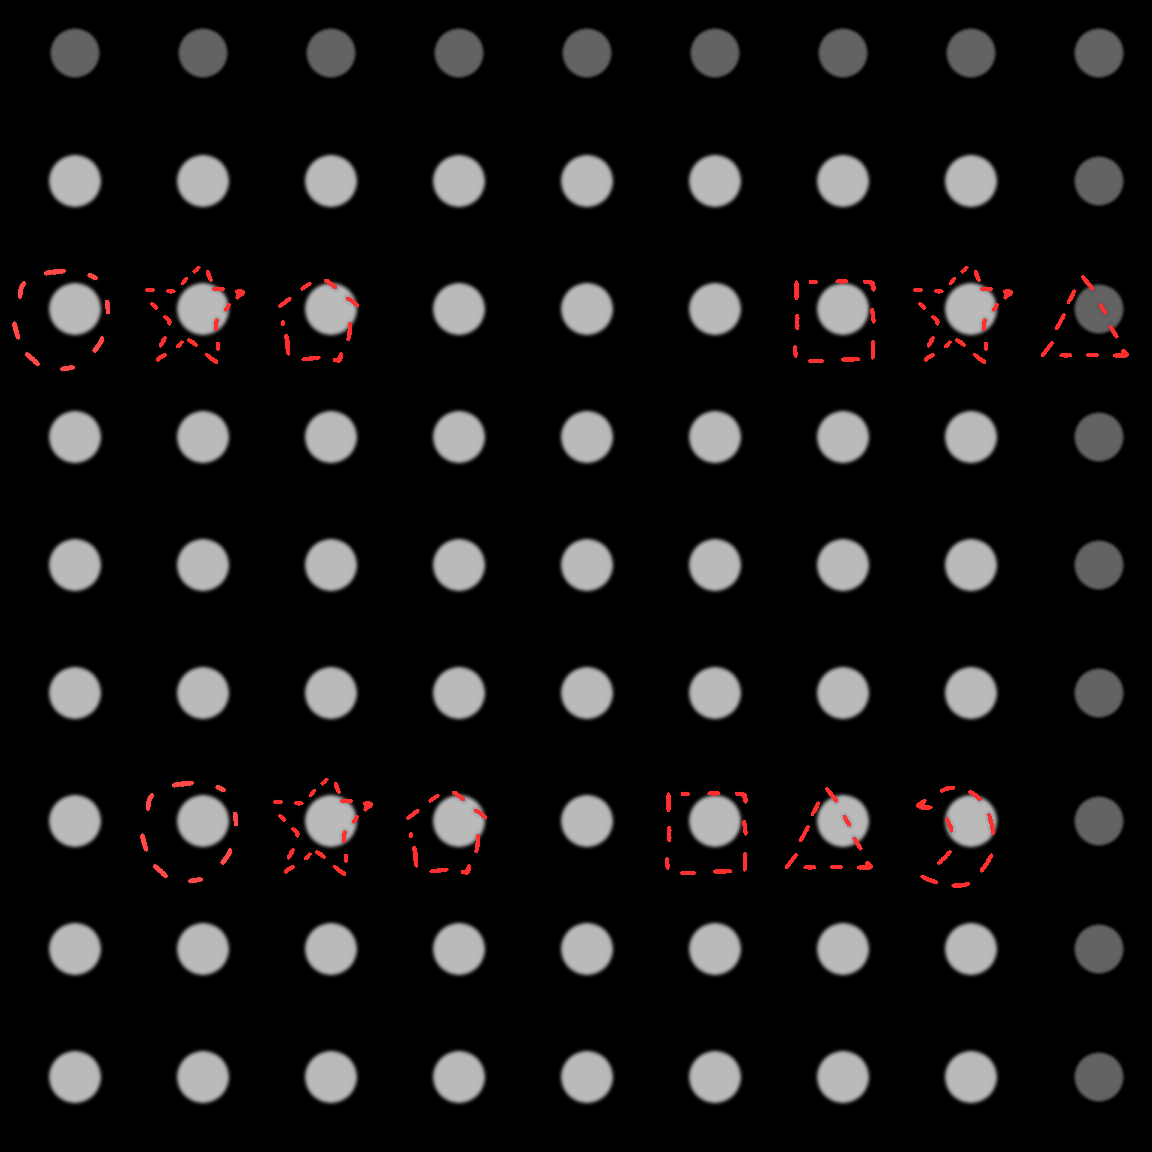

This is a level from a 2D game, rendered from its Tiled map with the project's own tilesets. A one-line summary and the complete map file follow:
An orthogonal 9x9 tile map with 128x128 px tiles, 2 tile layers (Map, Teleports), 3 tilesets.

<map version="1.0" orientation="orthogonal" width="9" height="9" tilewidth="128" tileheight="128">
 <tileset firstgid="1" source="Teleports.tsx" />
 <tileset firstgid="7" source="Tiles.tsx" />
 <tileset firstgid="31" source="Border.tsx" />
 <layer name="Map" width="9" height="9">
  <data>
   <tile gid="22" />
   <tile gid="23" />
   <tile gid="23" />
   <tile gid="23" />
   <tile gid="23" />
   <tile gid="23" />
   <tile gid="23" />
   <tile gid="23" />
   <tile gid="21" />
   <tile gid="24" />
   <tile gid="27" />
   <tile gid="23" />
   <tile gid="28" />
   <tile gid="10" />
   <tile gid="30" />
   <tile gid="23" />
   <tile gid="27" />
   <tile gid="26" />
   <tile gid="24" />
   <tile gid="10" />
   <tile gid="10" />
   <tile gid="24" />
   <tile gid="10" />
   <tile gid="10" />
   <tile gid="24" />
   <tile gid="10" />
   <tile gid="26" />
   <tile gid="24" />
   <tile gid="29" />
   <tile gid="25" />
   <tile gid="28" />
   <tile gid="10" />
   <tile gid="30" />
   <tile gid="10" />
   <tile gid="29" />
   <tile gid="26" />
   <tile gid="24" />
   <tile gid="24" />
   <tile gid="10" />
   <tile gid="10" />
   <tile gid="25" />
   <tile gid="10" />
   <tile gid="23" />
   <tile gid="26" />
   <tile gid="26" />
   <tile gid="24" />
   <tile gid="28" />
   <tile gid="10" />
   <tile gid="30" />
   <tile gid="10" />
   <tile gid="28" />
   <tile gid="10" />
   <tile gid="30" />
   <tile gid="26" />
   <tile gid="15" />
   <tile gid="9" />
   <tile gid="25" />
   <tile gid="26" />
   <tile gid="9" />
   <tile gid="24" />
   <tile gid="25" />
   <tile gid="26" />
   <tile gid="26" />
   <tile gid="24" />
   <tile gid="27" />
   <tile gid="10" />
   <tile gid="27" />
   <tile gid="10" />
   <tile gid="27" />
   <tile gid="10" />
   <tile gid="27" />
   <tile gid="26" />
   <tile gid="19" />
   <tile gid="25" />
   <tile gid="25" />
   <tile gid="25" />
   <tile gid="25" />
   <tile gid="25" />
   <tile gid="25" />
   <tile gid="25" />
   <tile gid="20" />
  </data>
 </layer>
 <layer name="Teleports" width="9" height="9">
  <data>
   <tile gid="0" />
   <tile gid="0" />
   <tile gid="0" />
   <tile gid="0" />
   <tile gid="0" />
   <tile gid="0" />
   <tile gid="0" />
   <tile gid="0" />
   <tile gid="0" />
   <tile gid="0" />
   <tile gid="0" />
   <tile gid="0" />
   <tile gid="0" />
   <tile gid="0" />
   <tile gid="0" />
   <tile gid="0" />
   <tile gid="0" />
   <tile gid="0" />
   <tile gid="1" />
   <tile gid="5" />
   <tile gid="3" />
   <tile gid="0" />
   <tile gid="0" />
   <tile gid="0" />
   <tile gid="4" />
   <tile gid="5" />
   <tile gid="6" />
   <tile gid="0" />
   <tile gid="0" />
   <tile gid="0" />
   <tile gid="0" />
   <tile gid="0" />
   <tile gid="0" />
   <tile gid="0" />
   <tile gid="0" />
   <tile gid="0" />
   <tile gid="0" />
   <tile gid="0" />
   <tile gid="0" />
   <tile gid="0" />
   <tile gid="0" />
   <tile gid="0" />
   <tile gid="0" />
   <tile gid="0" />
   <tile gid="0" />
   <tile gid="0" />
   <tile gid="0" />
   <tile gid="0" />
   <tile gid="0" />
   <tile gid="0" />
   <tile gid="0" />
   <tile gid="0" />
   <tile gid="0" />
   <tile gid="0" />
   <tile gid="0" />
   <tile gid="1" />
   <tile gid="5" />
   <tile gid="3" />
   <tile gid="0" />
   <tile gid="4" />
   <tile gid="6" />
   <tile gid="2" />
   <tile gid="0" />
   <tile gid="0" />
   <tile gid="0" />
   <tile gid="0" />
   <tile gid="0" />
   <tile gid="0" />
   <tile gid="0" />
   <tile gid="0" />
   <tile gid="0" />
   <tile gid="0" />
   <tile gid="0" />
   <tile gid="0" />
   <tile gid="0" />
   <tile gid="0" />
   <tile gid="0" />
   <tile gid="0" />
   <tile gid="0" />
   <tile gid="0" />
   <tile gid="0" />
  </data>
 </layer>
</map>
